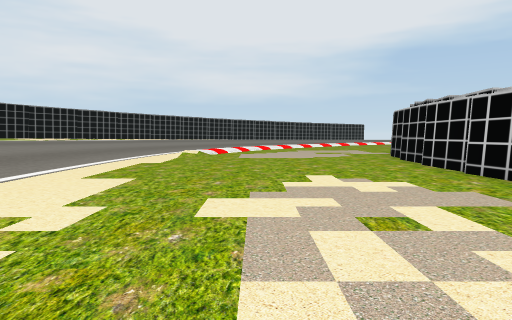
[1] (above)

24 first-person views from a walk through a 3-D level made in the Unity game engine. The camera is 1.5 m above the floor, tilts 4° down and sees 70° across. The floor is counted in squares, 2 m on a side. Each view is taken from the middle of a square. On the plan, view 1 faces up. The plan holds only what a view shows up to about 11 squares ahead; the rest is blank. The place goes on beyond the plan. Some trees and plants on the terrain are drawn as simple stand-ins. Some surface patterns are stand-ins.

[2]
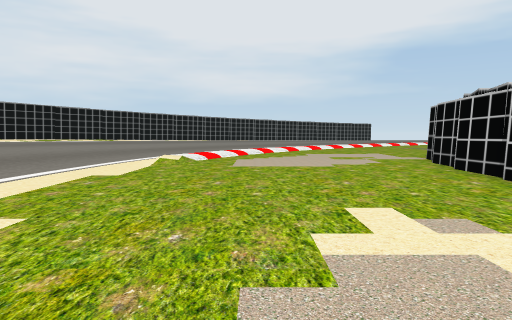

[3]
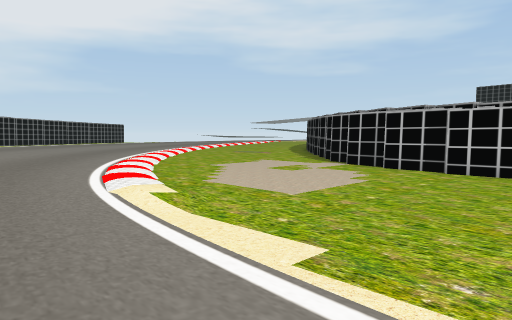

[4]
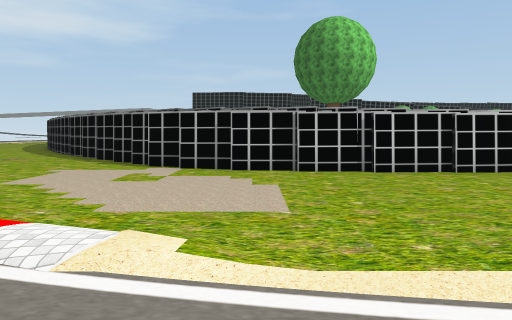

[5]
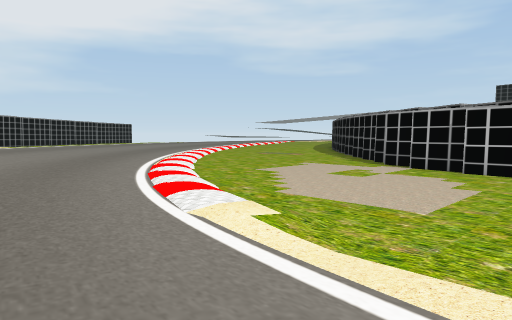

[6]
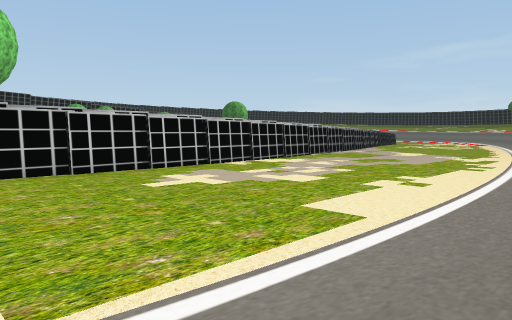

[7]
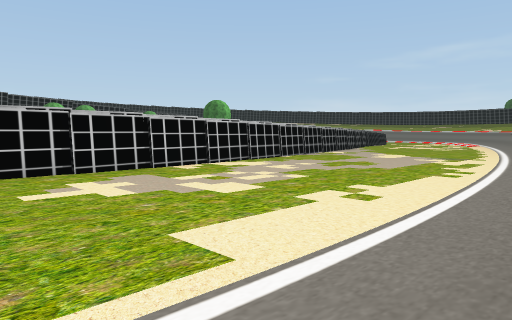

[8]
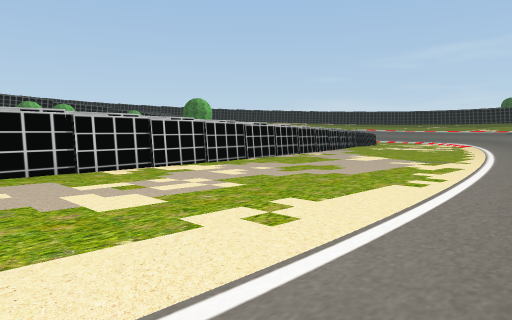

[9]
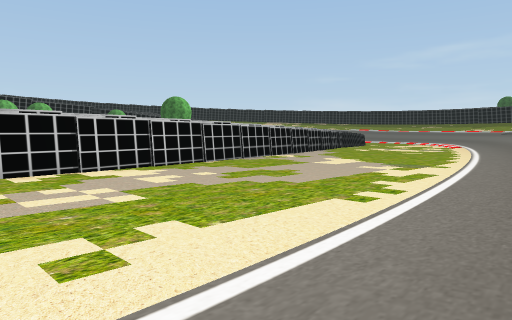

[10]
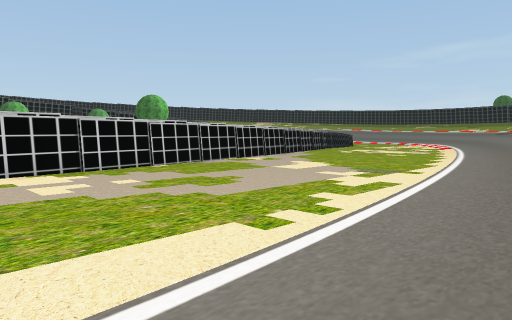

[11]
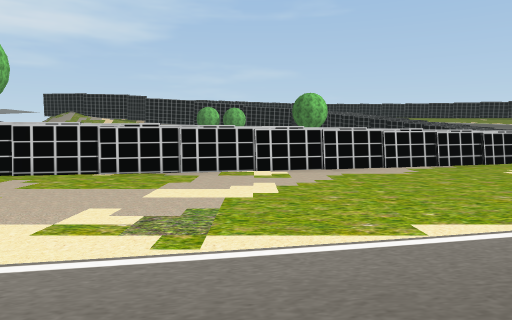

[12]
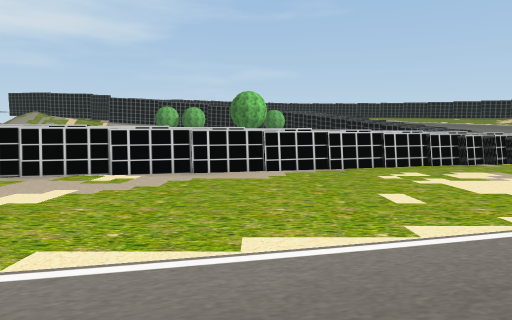

[13]
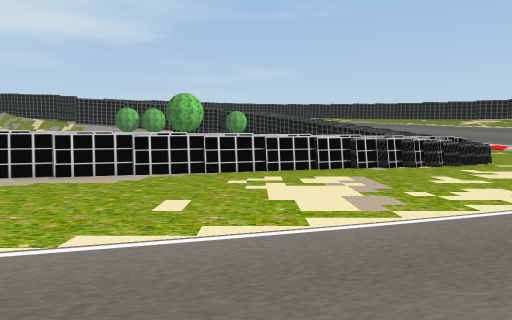

[14]
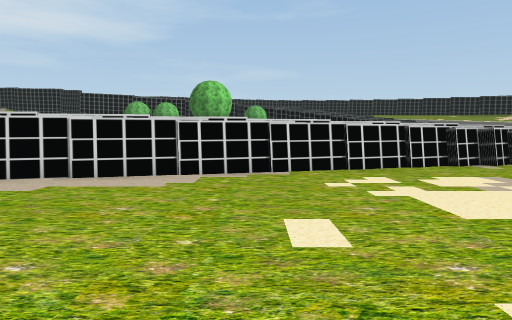

[15]
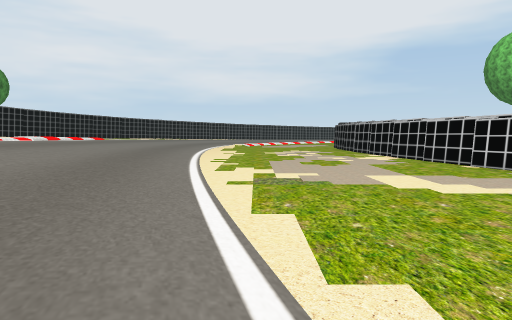

[16]
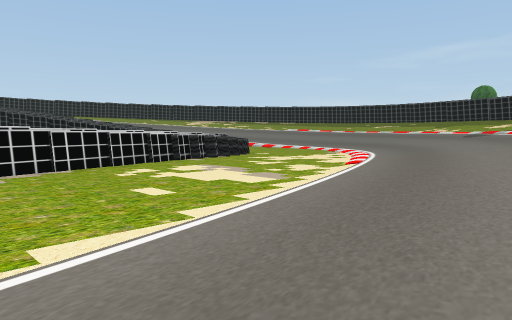

[17]
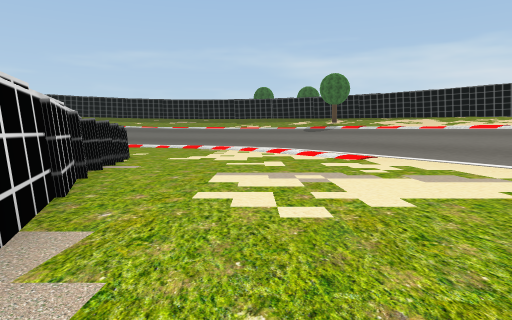

[18]
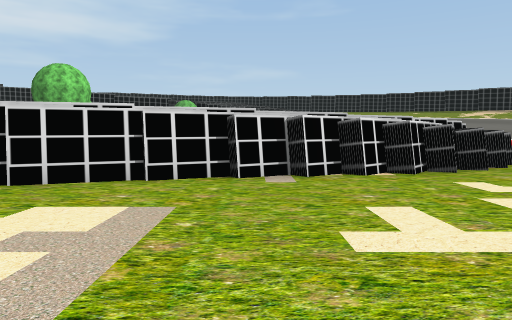

[19]
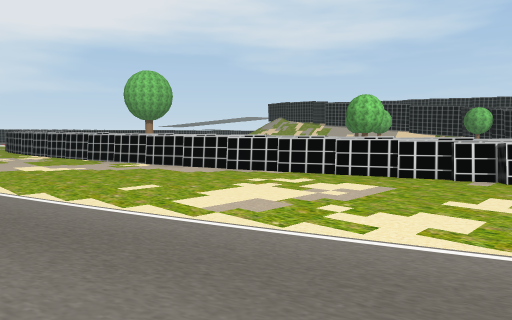

[20]
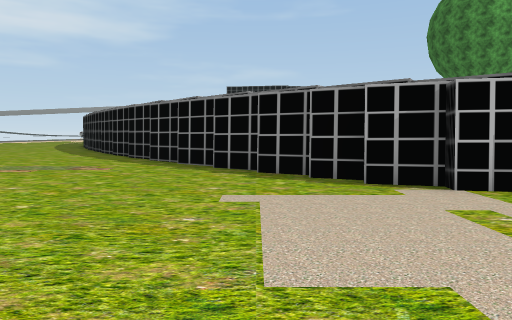

[21]
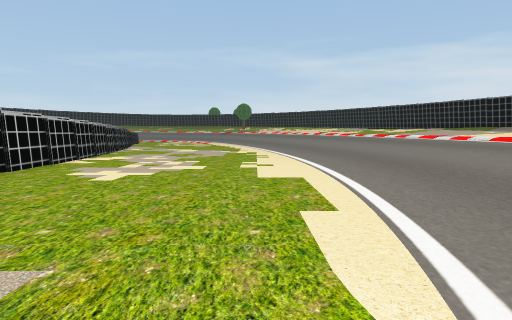

[22]
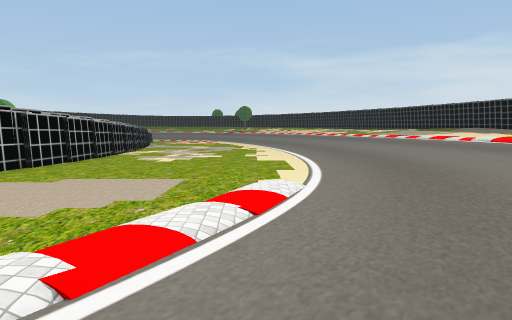

[23]
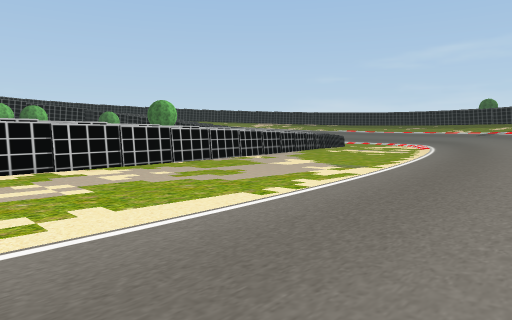

[24]
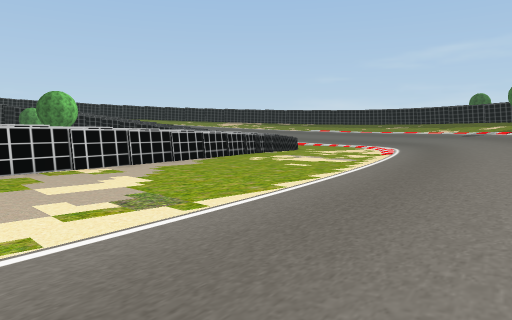

### Floor plan
Key: @ floor where view 1 was taken; # wall or solid block; . main floor; : floor 0.25 m higher than the main floor; + floor 0.5 m higher than the main floor; * floor 0.75 m higher than the main floor; % floor 1 m higher than the main floor; & floor 1.25 m higher than the main floor; / step, stairs or slope.
Columns run from 9 left of view 1 to 11 right of it. Each row starts with its distance up from view 1.
 19       +::::........##
 18      ++::+........##
 17      +:::........##
 16      +::/.......##
 15     ++::.......##
 14   ++++:/.......#
 13   +++:::......##
 12   +++::.......#
 11  *+++:........#
 10  *+++:........#
  9 **+++:........#
  8 **+++:........#
  7   +++:.......##
  6  *+++:.......#
  5  *+++:.......##
  4 %*+++:........#
  3 %*+++:........#
  2   *++:........#
  1   *++:........#
  0    ++:...@....#
 -1    +++:.......#
 -2    +++:.......#
 -3  %**++:.......##
 -4  %**++:........#
 -5   %*++:........#
 -6   %*++:........#
 -7    *+++........#
 -8     *++:.......##
 -9     *++:........#
-10     *++:........#
-11     **++........#
-12     %*++:.......##
-13      *++:........#
-14      *++:........#
-15      %*++........##
-16      %*++:........#
-17      %*++:........#
-18       %*++........##
-19       %*++:........#
-20        %*+:........#
-21        %*++........#
-22        %*++:.......#
-23        &%*++:......##

Positions as (right, up) in squares from view 1, and headings:
1: (0, 0), facing up
2: (0, 3), facing up
3: (-5, 8), facing up-right
4: (-5, 12), facing right
5: (-5, 10), facing up-right
6: (-5, 10), facing down-right
7: (-5, 8), facing down-right
8: (-5, 6), facing down-right
9: (-5, 4), facing down-right
10: (-5, 2), facing down-right
11: (-5, -8), facing right
12: (-4, -12), facing right
13: (-4, -16), facing right
14: (-1, -14), facing right
15: (-1, -14), facing up
16: (-4, -11), facing down-right
17: (6, -12), facing down
18: (3, -20), facing right
19: (-2, -23), facing up-right
20: (0, 17), facing right
21: (-2, 14), facing down
22: (-2, 19), facing down
23: (-7, 4), facing down-right
24: (-6, -4), facing down-right
